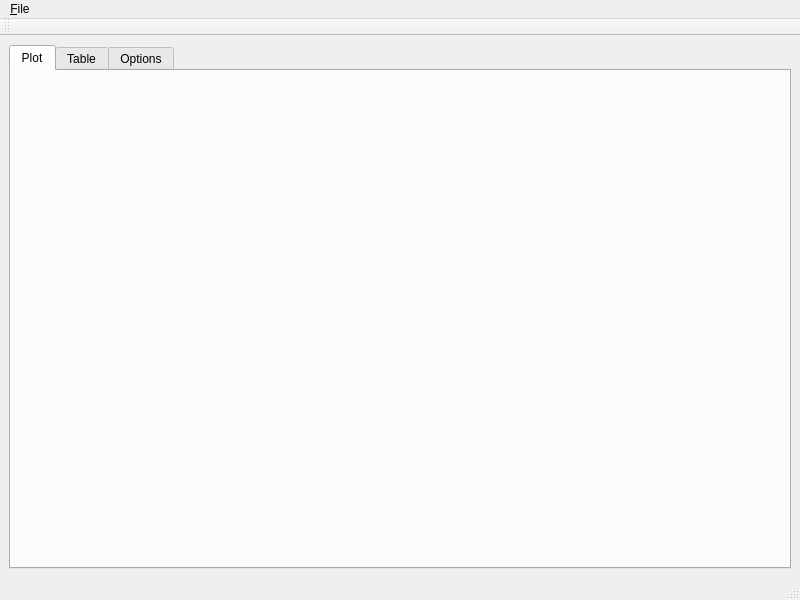
<?xml version="1.0" encoding="UTF-8"?>
<ui version="4.0">
 <class>MainWindow</class>
 <widget class="QMainWindow" name="MainWindow">
  <property name="geometry">
   <rect>
    <x>0</x>
    <y>0</y>
    <width>800</width>
    <height>600</height>
   </rect>
  </property>
  <property name="windowTitle">
   <string>Spectrum Digger</string>
  </property>
  <widget class="QWidget" name="centralwidget">
   <layout class="QHBoxLayout" name="horizontalLayout">
    <item>
     <widget class="QTabWidget" name="tabWidget">
      <property name="currentIndex">
       <number>0</number>
      </property>
      <widget class="QWidget" name="plotTab">
       <attribute name="title">
        <string>Plot</string>
       </attribute>
      </widget>
      <widget class="QWidget" name="tableTab">
       <attribute name="title">
        <string>Table</string>
       </attribute>
      </widget>
      <widget class="QWidget" name="optionsTab">
       <attribute name="title">
        <string>Options</string>
       </attribute>
      </widget>
     </widget>
    </item>
   </layout>
  </widget>
  <widget class="QMenuBar" name="menubar">
   <property name="geometry">
    <rect>
     <x>0</x>
     <y>0</y>
     <width>800</width>
     <height>25</height>
    </rect>
   </property>
   <widget class="QMenu" name="menu_File">
    <property name="title">
     <string>&amp;File</string>
    </property>
    <addaction name="action_Open"/>
    <addaction name="action_Close"/>
    <addaction name="separator"/>
    <addaction name="actionE_xit"/>
   </widget>
   <addaction name="menu_File"/>
  </widget>
  <widget class="QStatusBar" name="statusbar"/>
  <widget class="QToolBar" name="toolBar">
   <property name="windowTitle">
    <string>toolBar</string>
   </property>
   <attribute name="toolBarArea">
    <enum>TopToolBarArea</enum>
   </attribute>
   <attribute name="toolBarBreak">
    <bool>false</bool>
   </attribute>
  </widget>
  <action name="action_Open">
   <property name="text">
    <string>&amp;Open</string>
   </property>
  </action>
  <action name="action_Close">
   <property name="text">
    <string>&amp;Close</string>
   </property>
  </action>
  <action name="actionE_xit">
   <property name="text">
    <string>E&amp;xit</string>
   </property>
  </action>
 </widget>
 <resources/>
 <connections/>
</ui>
